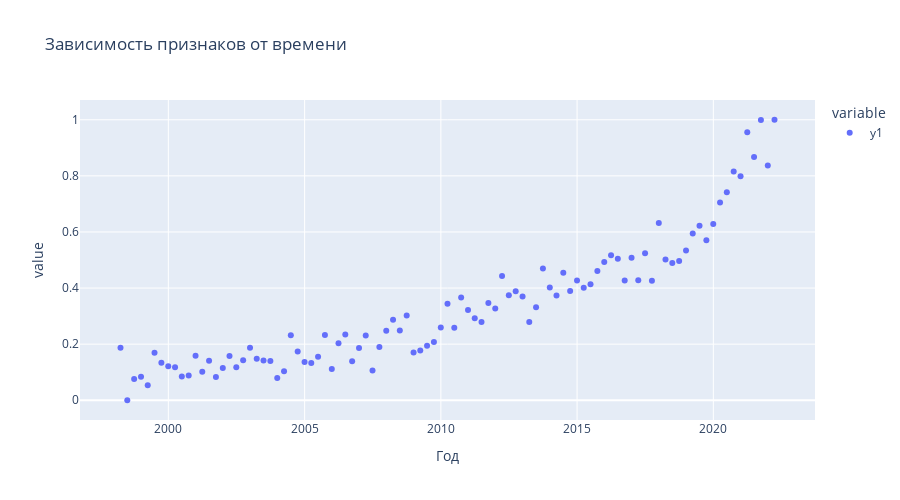

Source (notebook cell):
### Code cell
noise = np.random.normal(0, .06, data.shape)
noisy_data = data + noise
data = noisy_data
data = data.apply(lambda x: (x - x.min()) / (x.max() - x.min()))
px.scatter(data['y1'], title="Зависимость признаков от времени", height=500)
